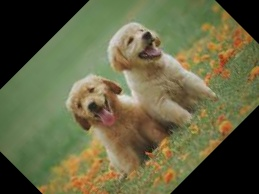
#> input picture rotated_image.jpg, 259 x 194 px, given in place of the camera
$ python teste_cores.py
#> lines starting #> are read from the running program, lines starting #| are printed output that depends on the picture; after the words box and inside, x2 and y2 are one past the last pixel; in counts of white or black regions, pixels touching at a corner belong together

import cv2
import numpy as np

cap = cv2.VideoCapture(0)

while(1):
    _, frame = cap.read()
#> frame is the input picture: shape (194, 259, 3); mean B, G, R 67.3, 100.5, 100.7
    # It converts the BGR color space of image to HSV color space
    hsv = cv2.cvtColor(frame, cv2.COLOR_BGR2HSV)
#> hsv: shape (194, 259, 3); mean H, S, V 30.1, 92.2, 109.1

    # Threshold of blue in HSV space
    lower_blue = np.array([60, 35, 140])
    upper_blue = np.array([180, 255, 255])

    # Threshold of green in HSV space
    # (40, 40,40) ~ (70, 255,255)
    # outro (25, 20, 20) ~(100,255,255)
    lower_green = np.array([25, 20, 20])
    upper_green = np.array([100, 255, 255])

    # Threshold of red in HSV space
    # (165,87,111) ~ (180,255,255)
    lower_red = np.array([165,87,111])
    upper_red = np.array([180, 255, 255])

    # preparing the mask to overlay
    #mask = cv2.inRange(hsv, lower_blue, upper_blue)
    mask = cv2.inRange(hsv, lower_green, upper_green)
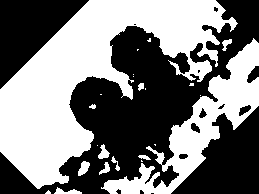
#> mask: shape (194, 259); 48.8% white; 23 white regions (12 under 20 px), largest, box (x1, y1, x2, y2) and area: (0, 0, 238, 189) 17786, (101, 38, 259, 194) 6097, (78, 161, 90, 176) 111
    #mask = cv2.inRange(hsv, lower_red, upper_red)

    # The black region in the mask has the value of 0,
    # so when multiplied with original image removes all non-blue regions
    result = cv2.bitwise_and(frame, frame, mask = mask)
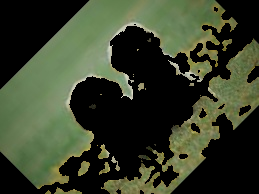
#> result: shape (194, 259, 3); mean B, G, R 42.3, 63.3, 55.4

    cv2.imshow('frame', frame)
    cv2.imshow('mask', mask)
    cv2.imshow('result', result)

    #cv2.waitKey(0)
    if cv2.waitKey(1) & 0xff == 27:

#> (key Esc is pressed here)
        cv2.destroyAllWindows()
        cap.release()
